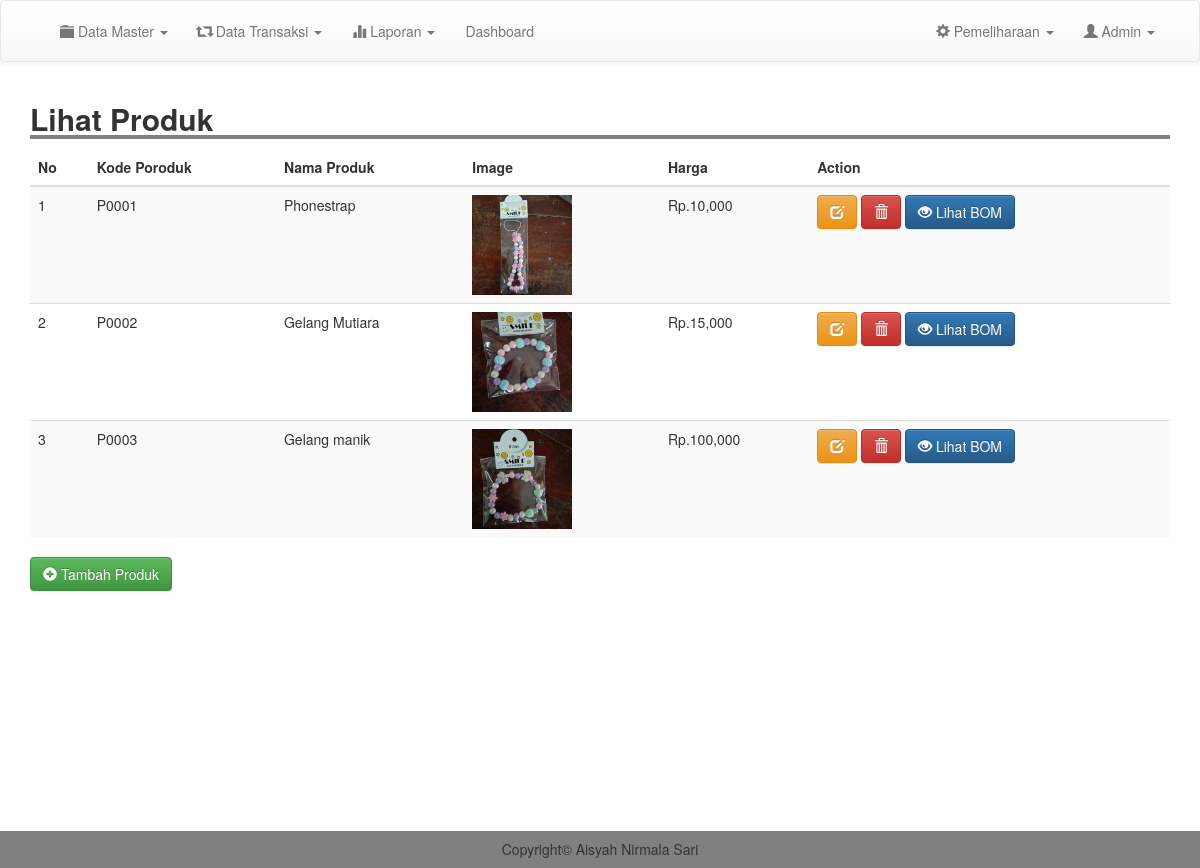
/admin/m_produk.php (signed in), run on the app's committed database.
### tables this page shows
CREATE TABLE `produk` (
  `kode_produk` varchar(100) NOT NULL,
  `nama` varchar(100) NOT NULL,
  `image` text NOT NULL,
  `deskripsi` text NOT NULL,
  `harga` int(11) NOT NULL
);

### admin/m_produk.php (the view)
<?php
include 'header.php';
?>
<div class="container">
	<h2 style=" width: 100%; border-bottom: 4px solid gray"><b>Lihat Produk</b></h2>
		<table class="table table-striped">
			<thead>
				<tr>
					<th scope="col">No</th>
					<th scope="col">Kode Poroduk</th>
					<th scope="col">Nama Produk</th>
					<th scope="col">Image</th>
					<th scope="col">Harga</th>
					<th scope="col">Action</th>
				</tr>
			</thead>
			<tbody>
				<?php
				$result = mysqli_query($conn, "SELECT * FROM produk");
				$no =1;
				while ($row = mysqli_fetch_assoc($result)) {
				?>
					<tr>
						<td ><?= $no; ?></td>
						<td><?= $row['kode_produk']; ?></td>
						<td><?= $row['nama'];  ?></td>
						<td><img src="../image/produk/<?= $row['image']; ?>" width="100"></td>
						<td>Rp.<?= number_format($row['harga' ]);  ?></td>
						<td><a href="edit_produk.php?kode=<?= $row['kode_produk']; ?>" class="btn btn-warning"><i class="glyphicon glyphicon-edit"></i> </a> <a href="proses/del_produk.php?kode=<?= $row['kode_produk']; ?>" class="btn btn-danger" onclick="return confirm('Yakin Ingin Menghapus Data ?')"><i class="glyphicon glyphicon-trash"></i> </a> <a href="bom.php?kode=<?= $row['kode_produk']; ?>" type="submit" class="btn btn-primary"><i class="glyphicon glyphicon-eye-open"></i> Lihat BOM</button></td>
					</tr>
				<?php
					$no++;
					}
				 ?>
				</tbody>
			</table>
		<a href="tm_produk.php" class="btn btn-success"><i class="glyphicon glyphicon-plus-sign"></i> Tambah Produk</a>
	</div>
	<br>
	<br>
	<br>
	<br>
	<br>
	<br>
	<br>
	<br>
	<br>
	<br>
	<br>
	<br>
	<?php
	include 'footer.php';
	?>

### admin/header.php (shortened to what this page needs)
<!DOCTYPE html>
<html>
<head>
	<link rel="stylesheet" type="text/css" href="../css/bootstrap.min.css">
	<link rel="stylesheet" type="text/css" href="../css/style.css">
	<link rel="stylesheet" type="text/css" href="../css/bootstrap-theme.css">
</head>
<body>
	<nav class="navbar navbar-default" style="padding: 5px;">
		<div class="container">
			<div class="collapse navbar-collapse" id="bs-example-navbar-collapse-1">
				<ul class="nav navbar-nav navbar-left">
					<li class="dropdown">
						<a href="#" class="dropdown-toggle" data-toggle="dropdown" role="button" aria-haspopup="true" aria-expanded="false"><i class="glyphicon glyphicon-folder-close"></i> Data Master <span class="caret"></span></a>
					</li>
					<li class="dropdown">
						<a href="#" class="dropdown-toggle" data-toggle="dropdown" role="button" aria-haspopup="true" aria-expanded="false"><i class="glyphicon glyphicon-retweet"></i> Data Transaksi <span class="caret"></span></a>
					</li>
					<li class="dropdown">
						<a href="#" class="dropdown-toggle" data-toggle="dropdown" role="button" aria-haspopup="true" aria-expanded="false"><i class="glyphicon glyphicon-stats"></i> Laporan <span class="caret"></span></a>
					</li>
					<li><a href="halaman_utama.php">Dashboard</a></li>
				</ul>
				<ul class="nav navbar-nav navbar-right">
					<li class="dropdown">
						<a href="#" class="dropdown-toggle" data-toggle="dropdown" role="button" aria-haspopup="true" aria-expanded="false"><i class="glyphicon glyphicon-cog"></i> Pemeliharaan <span class="caret"></span></a>
					</li>
					<li class="dropdown">
						<a href="#" class="dropdown-toggle" data-toggle="dropdown" role="button" aria-haspopup="true" aria-expanded="false"><i class="glyphicon glyphicon-user"></i> Admin <span class="caret"></span></a>
					</li>
				</ul>
			</div>
		</div>
	</nav>

### admin/footer.php
<footer style="background-color: gray;padding: 1px;" class="print">
	<h5 class="text-center">Copyright&copy; Aisyah Nirmala Sari</h5>
</footer>
</body>
</html>

### css/style.css (style rules this page uses)
body { margin:0; padding: 0; }

### data on the page
produk: kode_produk "P0001", nama "Phonestrap", image (picture), harga "10,000"
produk: kode_produk "P0002", nama "Gelang Mutiara", image (picture), harga "15,000"
produk: kode_produk "P0003", nama "Gelang manik", image (picture), harga "100,000"
